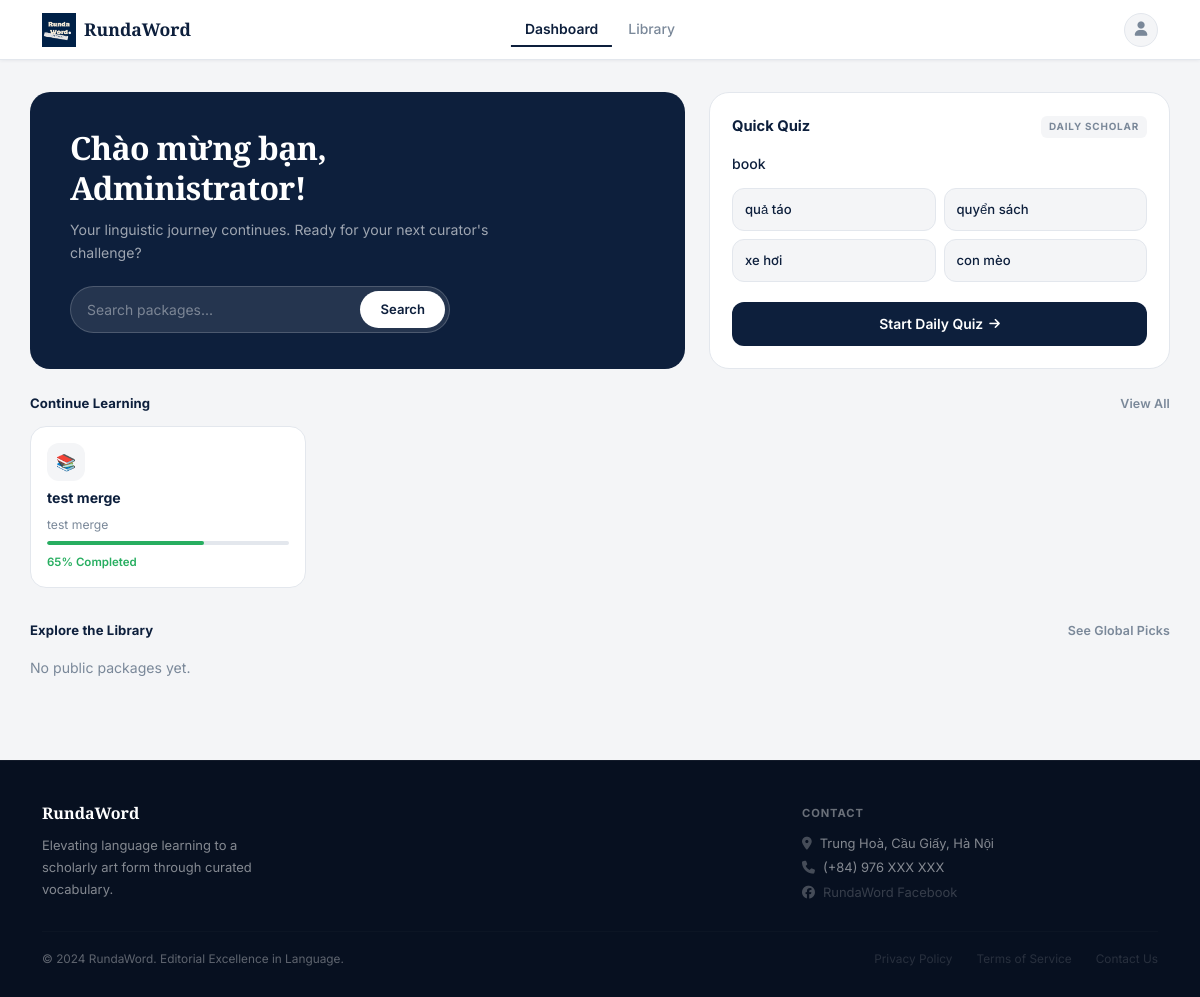
The app's page /dashboard (signed in) with its own data.
### main.py (models this page shows, shortened)
class User(UserMixin, db.Model):
    __tablename__ = 'users'
    id            = db.Column(db.Integer, primary_key=True)
    username      = db.Column(db.String(50),  unique=True, nullable=False)
    name          = db.Column(db.String(100))
    email         = db.Column(db.String(120), unique=True, nullable=False)
    password_hash = db.Column(db.String(255), nullable=False)
    role          = db.Column(db.Integer, default=ROLE_USER, nullable=False)  # 0=user, 1=admin
    created_at    = db.Column(db.DateTime, default=datetime.utcnow)
    packages = db.relationship(
        'VocabPackage', backref='user', lazy=True, cascade='all, delete-orphan',
        foreign_keys='VocabPackage.user_id'
    )
    saved_packages = db.relationship(
        'VocabPackage', secondary=user_saved_packages,
        backref=db.backref('saved_by', lazy='dynamic'), lazy='dynamic'
    )
    @property
    def is_admin(self):
        return self.role == ROLE_ADMIN

class Vocabulary(db.Model):
    __tablename__ = 'vocabularies'
    id         = db.Column(db.Integer, primary_key=True)
    word_en    = db.Column(db.String(150), nullable=False)
    word_vi    = db.Column(db.String(255), nullable=False)
    package_id = db.Column(db.Integer, db.ForeignKey('vocab_packages.id'), nullable=False)

class VocabPackage(db.Model):
    __tablename__ = 'vocab_packages'
    id                  = db.Column(db.Integer, primary_key=True)
    package_name        = db.Column(db.String(100), nullable=False)
    package_description = db.Column(db.Text)
    created_at          = db.Column(db.DateTime, default=datetime.utcnow)
    updated_at          = db.Column(db.DateTime, default=datetime.utcnow)
    user_id             = db.Column(db.Integer, db.ForeignKey('users.id'), nullable=False)
    is_public           = db.Column(db.Boolean, default=True)
    vocabularies = db.relationship(
        'Vocabulary', backref='package', lazy=True, cascade='all, delete-orphan'
    )

### main.py (the view)
@app.route('/dashboard')
@login_required
def dashboard():
    q = request.args.get('q', '').strip()
    search_results = None
    if q:
        search_results = search_packages(q)
    recent_packages = VocabPackage.query \
        .filter_by(user_id=current_user.id) \
        .order_by(VocabPackage.updated_at.desc()) \
        .limit(4).all()
    saved_recent = current_user.saved_packages \
        .order_by(VocabPackage.updated_at.desc()) \
        .limit(4).all()
    public_packages = VocabPackage.query \
        .filter(VocabPackage.is_public == True, VocabPackage.user_id != current_user.id) \
        .order_by(func.random()) \
        .limit(6).all()
    user_packages = VocabPackage.query.filter_by(user_id=current_user.id).all()
    quiz_package  = random.choice(user_packages) if user_packages else None
    quiz_words    = []
    if quiz_package:
        vocabs = list(quiz_package.vocabularies)
        if len(vocabs) >= 2:
            sample = random.sample(vocabs, min(5, len(vocabs)))
            for v in sample:
                wrong_pool = [x.word_vi for x in vocabs if x.id != v.id]
                wrong      = random.sample(wrong_pool, min(3, len(wrong_pool)))
                options    = wrong + [v.word_vi]
                random.shuffle(options)
                quiz_words.append({
                    "word": v.word_en, "correct": v.word_vi, "options": options
                })
    return render_template(
        'index.html',
        recent_packages=recent_packages,
        saved_recent=saved_recent,
        public_packages=public_packages,
        quiz_words=quiz_words,
        quiz_package=quiz_package,
        search_results=search_results,
        search_query=q
    )

### main.py (called while the page is built)
@login_manager.user_loader
def load_user(user_id):
    return User.query.get(int(user_id))

### templates/index.html (shortened to what this page needs)
{% extends "base.html" %}
{% block content %}
<div class="container dashboard-wrap">
  {% if search_query %}
  <div class="d-flex align-items-center gap-3 mb-4">
    <div style="font-family:'Playfair Display',serif;font-size:1.4rem;font-weight:700;color:var(--navy);">
      Results for "{{ search_query }}"
    </div>
    <a href="{{ url_for('dashboard') }}" style="font-size:0.82rem;color:var(--text-muted);text-decoration:none;font-weight:600;">✕ Clear</a>
  </div>
  {% if search_results %}
  <div class="row g-3 mb-5">
    {% for package in search_results %}
    <div class="col-6 col-md-3 col-lg-2">
      <a href="{{ url_for('package_detail', package_id=package.id) }}" class="pkg-card" style="min-height:130px;">
        <div class="pkg-card-top">
          <span class="pkg-badge {% if package.is_public %}public{% else %}private{% endif %}">
            {% if package.is_public %}Public{% else %}Private{% endif %}
          </span>
        </div>
        <div class="pkg-name">{{ package.package_name }}</div>
        <div class="pkg-meta">
          <span class="pkg-word-count"><i class="fas fa-layer-group" style="font-size:0.7rem;"></i> {{ package.vocabularies|length }} words</span>
          <span class="pkg-play-btn"><i class="fas fa-play"></i></span>
        </div>
      </a>
    </div>
    {% endfor %}
  </div>
  {% else %}
  <div class="rw-card text-center py-5 mb-4">
    <i class="fas fa-search fa-2x mb-3" style="color:var(--border);"></i>
    <p style="color:var(--text-muted);margin:0;font-size:0.88rem;">No packages matched your search.</p>
  </div>
  {% endif %}
  {% else %}
  <div class="row g-4 mb-4">
    <div class="col-lg-7">
      <div class="hero-banner" style="min-height:220px;">
        <div class="hero-content">
          <div class="hero-title">Chào mừng bạn,<br>{{ current_user.name or current_user.username }}!</div>
          <p class="hero-sub">Your linguistic journey continues. Ready for your next curator's challenge?</p>
          <form method="GET" action="{{ url_for('dashboard') }}">
            <div class="hero-search">
              <input type="text" name="q" placeholder="Search packages…" value="{{ search_query or '' }}">
              <button type="submit">Search</button>
            </div>
          </form>
        </div>
      </div>
    </div>
    <div class="col-lg-5">
      {% if quiz_words %}
      <div class="quiz-widget">
        <div class="quiz-widget-header">
          <span class="quiz-widget-title">Quick Quiz</span>
          <span class="quiz-daily-badge">Daily Scholar</span>
        </div>
        <div class="quiz-question">{{ quiz_words[0].word }}</div>
        <div class="quiz-options-grid" id="quickOptions">
          {% for opt in quiz_words[0].options %}
          <button class="quiz-opt"
            onclick="checkQuickAnswer(this, '{{ opt | e }}', '{{ quiz_words[0].correct | e }}')">
            {{ opt }}
          </button>
          {% endfor %}
        </div>
        <a href="{{ url_for('quiz', package_id=quiz_package.id) }}" class="btn-daily-quiz">
          Start Daily Quiz <i class="fas fa-arrow-right" style="font-size:0.76rem;"></i>
        </a>
      </div>
      {% endif %}
    </div>
  </div>
  <div class="section-label">
    Continue Learning
    <a href="{{ url_for('packages') }}">View All</a>
  </div>
  <div class="cards-row">
    {% if recent_packages %}
      {% set icons = ['📚','🔤','📖','✏️'] %}
      {% set percents = [65, 20, 85, 40] %}
      {% for pkg in recent_packages %}
      <a href="{{ url_for('package_detail', package_id=pkg.id) }}" class="continue-card">
        <div class="continue-icon">{{ icons[loop.index0 % 4] }}</div>
        <div class="continue-name">{{ pkg.package_name }}</div>
        <div class="continue-desc">
          {{ pkg.package_description[:48] ~ '…' if pkg.package_description and pkg.package_description|length > 48 else (pkg.package_description or pkg.vocabularies|length|string ~ ' words') }}
        </div>
        <div class="continue-progress-bar">
          <div class="continue-progress-fill" style="width:{{ percents[loop.index0 % 4] }}%;"></div>
        </div>
        <div class="continue-pct">{{ percents[loop.index0 % 4] }}% Completed</div>
      </a>
      {% endfor %}
    {% endif %}
  </div>
  <div class="row g-4">
    {% if saved_recent %}
    <div class="col-md-4">
      <div class="section-label mb-3">
        Saved Collections
        <a href="{{ url_for('packages', tab='saved') }}">See all</a>
      </div>
      <div class="saved-list">
        {% for pkg in saved_recent %}
        <a href="{{ url_for('package_detail', package_id=pkg.id) }}" class="saved-item">
          <div class="saved-thumb">
            <i class="fas fa-book"></i>
          </div>
          <div>
            <div class="saved-item-name">{{ pkg.package_name }}</div>
            <div class="saved-item-from">Saved from @{{ pkg.user.username if pkg.user else '—' }}</div>
          </div>
          <i class="fas fa-bookmark saved-bookmark"></i>
        </a>
        {% endfor %}
      </div>
    </div>
    <div class="col-md-8">
    {% else %}
    <div class="col-12">
    {% endif %}
      <div class="section-label mb-3">
        Explore the Library
        <a href="{{ url_for('packages') }}">See Global Picks</a>
      </div>
      {% if public_packages %}
      <div class="explore-grid">
        {% set bg_colors = ['#1a3a7a','#0d5c3a','#6a1a1a','#2a3a5c','#4a2a0a','#1a4a1a'] %}
        {% for pkg in public_packages %}
        <a href="{{ url_for('package_detail', package_id=pkg.id) }}" class="explore-card">
          <div class="explore-card-bg" style="background-color:{{ bg_colors[loop.index0 % 6] }};"></div>
          <div class="explore-card-overlay"></div>
          <div class="explore-card-content">
            <div class="explore-card-cat">{{ pkg.user.username if pkg.user else '' }}</div>
            <div class="explore-card-name">{{ pkg.package_name }}</div>
          </div>
        </a>
        {% endfor %}
      </div>
      {% else %}
      <p style="color:var(--text-muted);font-size:0.88rem;">No public packages yet.</p>
      {% endif %}
    </div>
  </div>
  {% endif %}
</div>
{% endblock %}

### records on screen
User: name "Administrator"
Vocabulary: word_en "book", word_vi "quyển sách"
Vocabulary: word_vi "quả táo"
Vocabulary: word_vi "xe hơi"
Vocabulary: word_vi "con mèo"
VocabPackage: icons "📚", package_name "test merge", package_description "test merge", percents "65"
